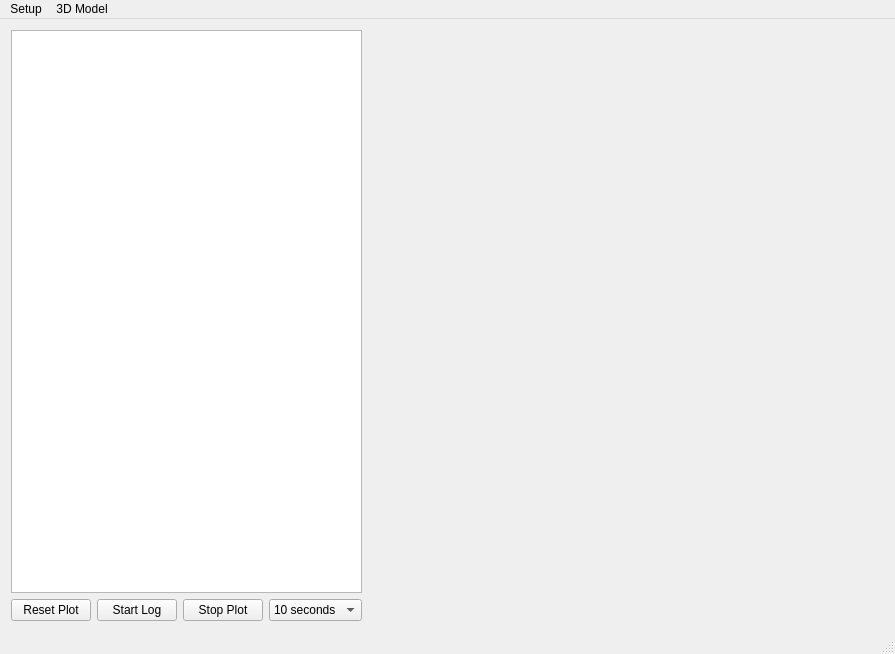
<?xml version="1.0" encoding="UTF-8"?>
<ui version="4.0">
 <class>MainWindow</class>
 <widget class="QMainWindow" name="MainWindow">
  <property name="geometry">
   <rect>
    <x>0</x>
    <y>0</y>
    <width>895</width>
    <height>654</height>
   </rect>
  </property>
  <property name="minimumSize">
   <size>
    <width>840</width>
    <height>620</height>
   </size>
  </property>
  <property name="windowTitle">
   <string>MainWindow</string>
  </property>
  <property name="windowIcon">
   <iconset resource="appresources.qrc">
    <normaloff>:/Icons/Icons/barchart.png</normaloff>:/Icons/Icons/barchart.png</iconset>
  </property>
  <widget class="QWidget" name="centralWidget">
   <layout class="QHBoxLayout" name="horizontalLayout_2">
    <item>
     <layout class="QVBoxLayout" name="verticalLayout">
      <item>
       <widget class="QTreeView" name="treeView">
        <property name="maximumSize">
         <size>
          <width>460</width>
          <height>16777215</height>
         </size>
        </property>
        <property name="autoFillBackground">
         <bool>false</bool>
        </property>
        <property name="alternatingRowColors">
         <bool>false</bool>
        </property>
        <property name="rootIsDecorated">
         <bool>true</bool>
        </property>
        <attribute name="headerCascadingSectionResizes">
         <bool>false</bool>
        </attribute>
        <attribute name="headerHighlightSections">
         <bool>true</bool>
        </attribute>
        <attribute name="headerMinimumSectionSize">
         <number>57</number>
        </attribute>
       </widget>
      </item>
      <item>
       <layout class="QHBoxLayout" name="horizontalLayout">
        <item>
         <widget class="QPushButton" name="resetPlotButton">
          <property name="text">
           <string>Reset Plot</string>
          </property>
         </widget>
        </item>
        <item>
         <widget class="QPushButton" name="saveDataLogButton">
          <property name="text">
           <string>Start Log</string>
          </property>
         </widget>
        </item>
        <item>
         <widget class="QPushButton" name="stopPlotButton">
          <property name="minimumSize">
           <size>
            <width>0</width>
            <height>0</height>
           </size>
          </property>
          <property name="maximumSize">
           <size>
            <width>16777215</width>
            <height>16777215</height>
           </size>
          </property>
          <property name="text">
           <string>Stop Plot</string>
          </property>
         </widget>
        </item>
        <item>
         <widget class="QComboBox" name="cbox_axis_x_pointes">
          <item>
           <property name="text">
            <string>10 seconds</string>
           </property>
          </item>
          <item>
           <property name="text">
            <string>20 seconds</string>
           </property>
          </item>
          <item>
           <property name="text">
            <string>30 seconds</string>
           </property>
          </item>
          <item>
           <property name="text">
            <string>40 seconds</string>
           </property>
          </item>
          <item>
           <property name="text">
            <string>50 seconds</string>
           </property>
          </item>
          <item>
           <property name="text">
            <string>1 minute</string>
           </property>
          </item>
          <item>
           <property name="text">
            <string>2 minutes</string>
           </property>
          </item>
          <item>
           <property name="text">
            <string>3 minutes</string>
           </property>
          </item>
         </widget>
        </item>
       </layout>
      </item>
     </layout>
    </item>
    <item>
     <layout class="QVBoxLayout" name="verticalLayout_2" stretch="1,99">
      <item>
       <spacer name="horizontalSpacer">
        <property name="orientation">
         <enum>Qt::Horizontal</enum>
        </property>
        <property name="sizeHint" stdset="0">
         <size>
          <width>538</width>
          <height>10</height>
         </size>
        </property>
       </spacer>
      </item>
      <item>
       <widget class="QCustomPlot" name="plot" native="true"/>
      </item>
     </layout>
    </item>
   </layout>
  </widget>
  <widget class="QStatusBar" name="statusBar"/>
  <widget class="QMenuBar" name="menuBar">
   <property name="geometry">
    <rect>
     <x>0</x>
     <y>0</y>
     <width>895</width>
     <height>22</height>
    </rect>
   </property>
   <widget class="QMenu" name="menuConfig">
    <property name="title">
     <string>Setup</string>
    </property>
    <addaction name="actionGeneral"/>
    <addaction name="actionCommLinks"/>
    <addaction name="actionTurning"/>
   </widget>
   <widget class="QMenu" name="menu3D">
    <property name="title">
     <string>3D Model</string>
    </property>
    <addaction name="actionAntenna"/>
   </widget>
   <addaction name="menuConfig"/>
   <addaction name="menu3D"/>
  </widget>
  <action name="actionCommLinks">
   <property name="text">
    <string>Comm Links</string>
   </property>
  </action>
  <action name="actionUDP">
   <property name="text">
    <string>UDP</string>
   </property>
  </action>
  <action name="actionGeneral">
   <property name="text">
    <string>General</string>
   </property>
  </action>
  <action name="actionAntenna">
   <property name="text">
    <string>Antenna</string>
   </property>
  </action>
  <action name="actionTurning">
   <property name="text">
    <string>Turning</string>
   </property>
  </action>
 </widget>
 <layoutdefault spacing="6" margin="11"/>
 <customwidgets>
  <customwidget>
   <class>QCustomPlot</class>
   <extends>QWidget</extends>
   <header location="global">qcustomplot.h</header>
   <container>1</container>
  </customwidget>
 </customwidgets>
 <resources>
  <include location="appresources.qrc"/>
 </resources>
 <connections/>
</ui>
